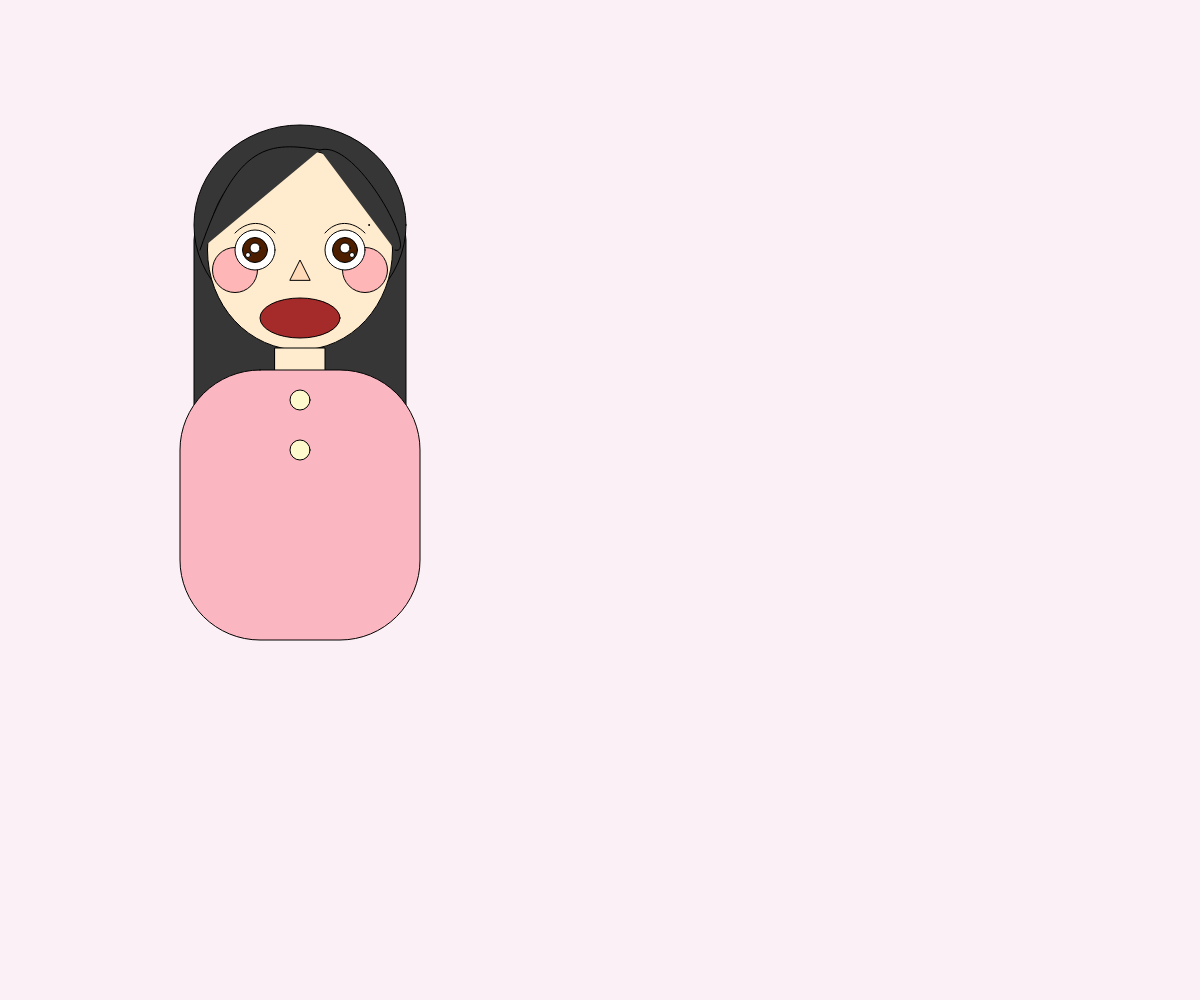
Frame 1 (no input)
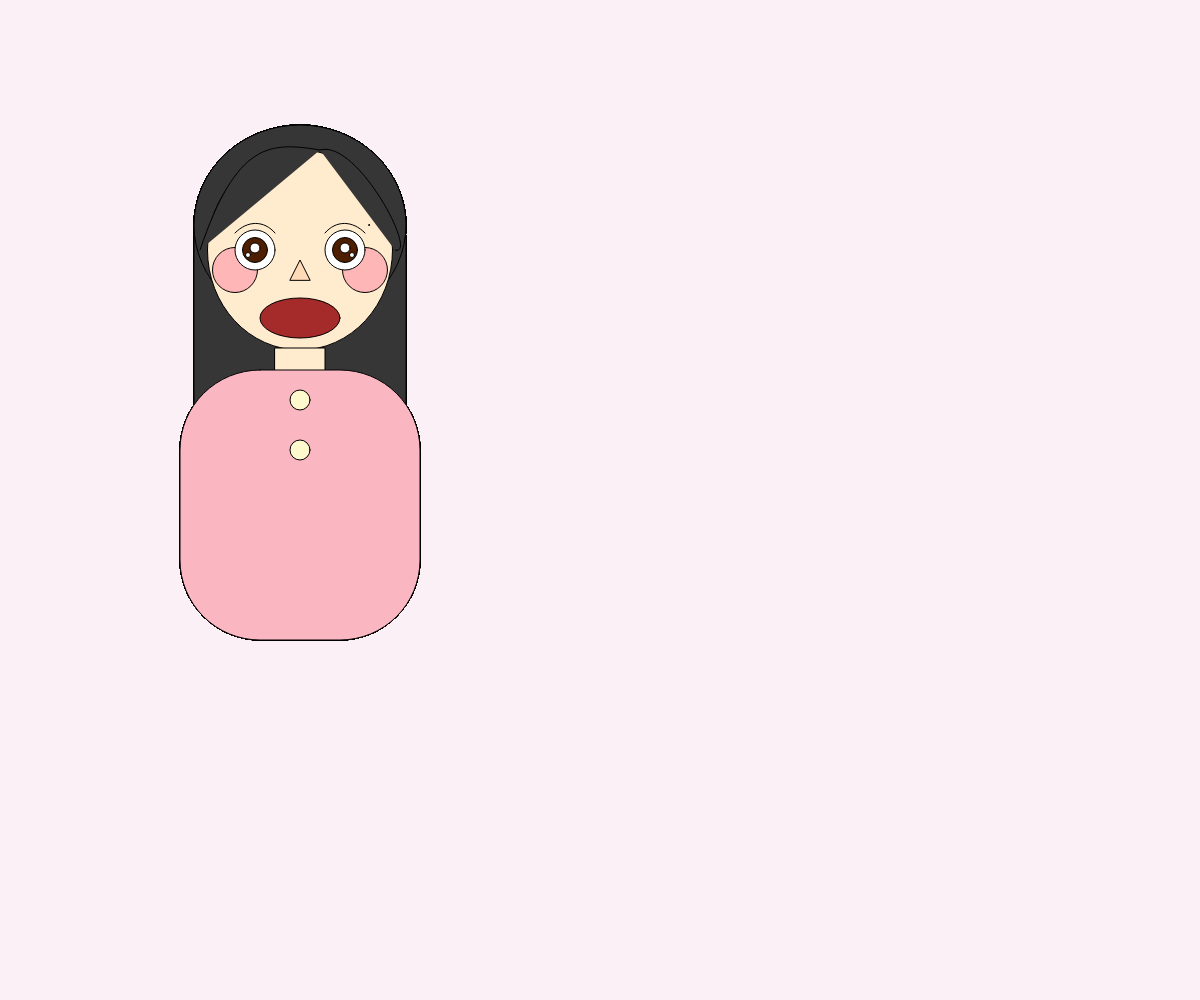
Frame 60 (no input)
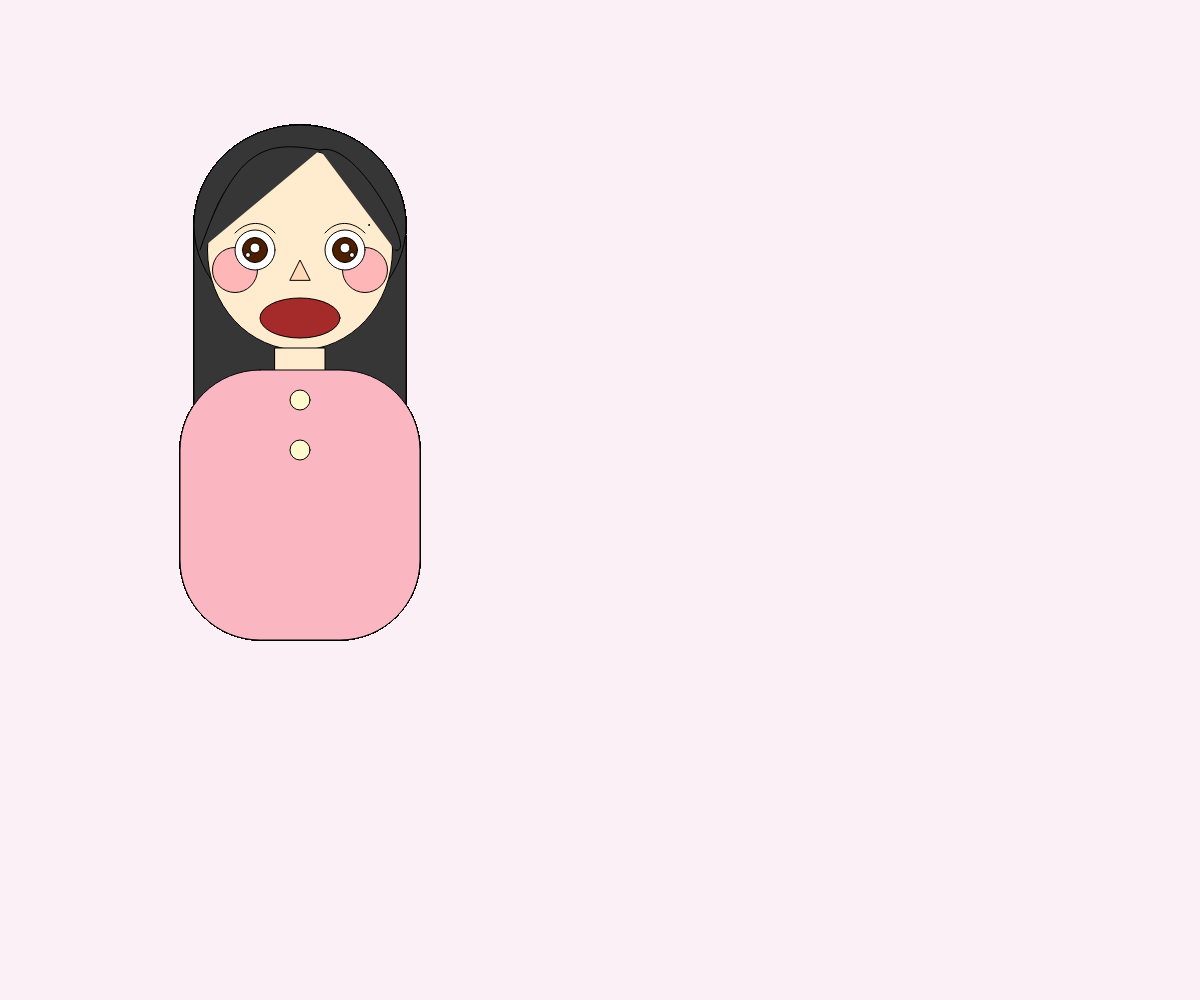
Frame 120 (the mouse pressed at the canvas centre since frame 60)

The p5.js sketch that drew these frames (run headless with seeded random() and noise() and a simulated clock; from frame 60 on, the mouse is pressed at the canvas centre):

// p5.js sketch
// ── sketch.js
function setup() {
  createCanvas(windowWidth,  windowHeight);
  background(250,240,245)//顏色範圍(R,G,B)
}

function draw() {
	fill(54,54,54)
	rect(194,210,212,250,30)
	fill(54,54,54)
	ellipse(300,225,212,200)
	fill(255,235,205)
	ellipse(300,250,185,200)//臉皮
	fill(255,182,183);
  ellipse(365, 270, 45,45)
	fill(255,182,183);
  ellipse(235, 270, 45,45)//腮紅
	
	ellipseMode(RADIUS);
  fill(255);
  ellipse(255, 250, 20, 20);
  ellipseMode(CENTER);
  fill(77,31,0);
  ellipse(255, 250, 25, 25);
	fill(255);
  ellipse(255, 248, 10, 10)
	fill(255);
  ellipse(248, 255, 5, 5)
	noFill();
  curve(200, 310, 235, 233, 275, 233, 300, 310)//左眼
	
	ellipseMode(RADIUS);
  fill(255);
  ellipse(345, 250, 20, 20);
  ellipseMode(CENTER);
  fill(77,31,0);
  ellipse(345, 250, 25, 25);
	fill(255);
  ellipse(345, 248, 10, 10)
	fill(255);
  ellipse(352, 255, 5, 5)
	fill(100)
	ellipse(369,225,1,1)
	noFill();
  curve(300, 310, 325, 233, 365, 233, 400, 310)//右眼
	
 
	
	fill(255,218,185);
	triangle(290,280,300,260,310,280);//鼻子
	//noFill();
  //curve(300, 50, 330, 300, 270, 300, 300, 50);//嘴巴
	fill("#A52A2A");
 ellipse(300,318,80,40);//嘴巴
	
	fill(54,54,54)
	curve(100,800,200,250,320,150,500,300)//左瀏海
	fill(54,54,54)
	curve(170,320,320,150,395,250,170,100)//右瀏海

	//身體
	fill(255,235,205)
	rect(275,348,50,30)
	fill(250,182,193)
	rect(180,370,240,270,80)
	fill(255,250,205)
	ellipse(300,400,20,20)
	ellipse(300,450,20,20)
  }
	
